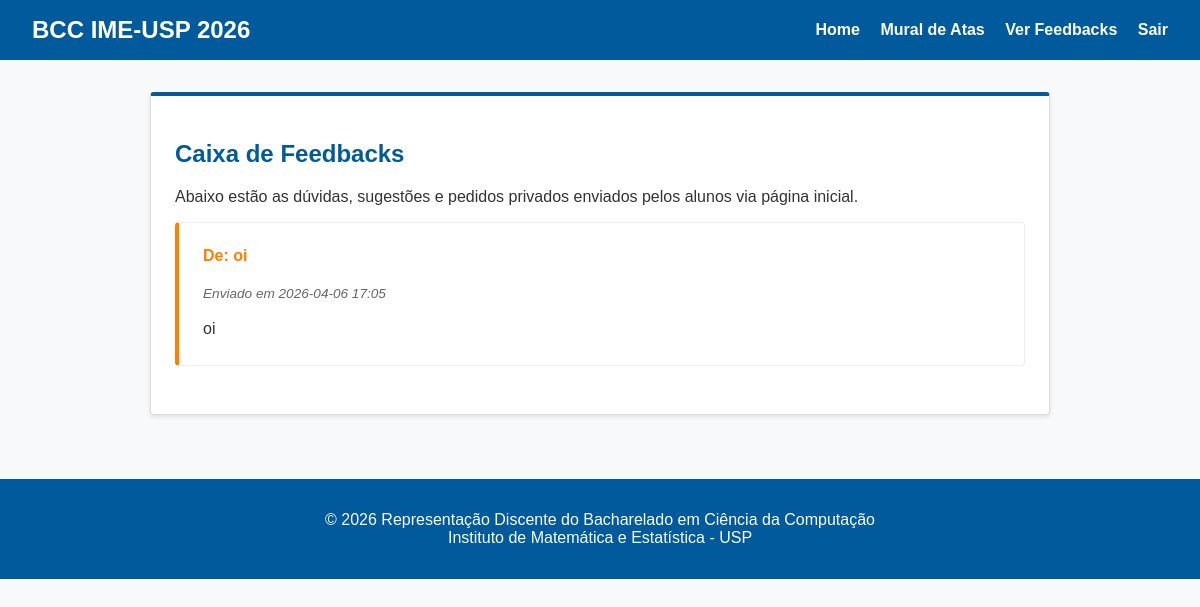
/feedbacks (signed in), run on the app's committed database.
### database.py (models this page shows)
class Feedback(SQLModel, table=True):
    id: Optional[int] = Field(default=None, primary_key=True)
    student_name: str
    message: str
    created_at: str = Field(default_factory=lambda: datetime.now().strftime("%Y-%m-%d %H:%M"))

### main.py (the view)
@app.get("/feedbacks", response_class=HTMLResponse)
def read_feedbacks(request: Request, session: Session = Depends(get_session)):
    user = get_current_user(request, session)
    if not user: return "Acesso negado"
    feedbacks_list = session.exec(select(Feedback).order_by(Feedback.id.desc())).all()
    return templates.TemplateResponse(request=request, name="feedbacks.html", context={
        "request": request,
        "feedbacks": feedbacks_list,
        "user": user
    })

### templates/feedbacks.html
{% extends "base.html" %}
{% block content %}
<section class="card">
    <h2>Caixa de Feedbacks</h2>
    <p>Abaixo estão as dúvidas, sugestões e pedidos privados enviados pelos alunos via página inicial.</p>
    {% for fb in feedbacks %}
    <div class="ata-item" style="border-left-color: var(--accent-orange);">
        <div>
            <h4 style="margin-top: 0; color: var(--accent-orange);">De: {{ fb.student_name }}</h4>
            <div class="ata-meta">Enviado em {{ fb.created_at }}</div>
        </div>
        <div style="margin-bottom: 0; line-height: 1.5; white-space: pre-wrap;">{{ fb.message }}</div>
    </div>
    {% else %}
    <p>Nenhum feedback recebido até o momento.</p>
    {% endfor %}
</section>
{% endblock %}

### static/style.css (style rules this page uses)
:root { --primary-blue: #005A9C; --accent-orange: #FF7F00; --bg-white: #F8F9FA; --text-dark: #333; }
body { font-family: Arial, Helvetica, sans-serif; background-color: var(--bg-white); color: var(--text-dark); margin: 0; padding: 0; }
.card { background: white; border: 1px solid #ddd; border-top: 4px solid var(--primary-blue); padding: 1.5rem; margin-bottom: 2rem; border-radius: 4px; box-shadow: 0 2px 4px rgba(0,0,0,0.1); }
h2 { color: var(--primary-blue); }
.ata-item { background: white; padding: 1.5rem; border: 1px solid #eee; margin-bottom: 1.5rem; border-left: 4px solid var(--primary-blue); border-radius: 4px; }
.ata-meta { font-size: 0.85rem; color: #666; margin-bottom: 1rem; font-style: italic; }

### data on the page
Feedback: student_name "oi", created_at "2026-04-06 17:05", message "oi"
